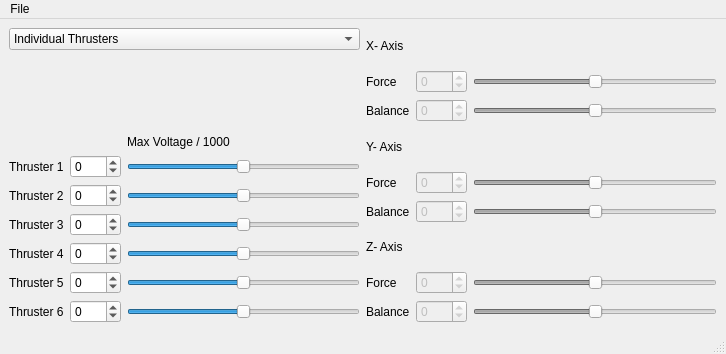
<?xml version="1.0" encoding="UTF-8"?>
<ui version="4.0">
 <class>Thrust_Ui</class>
 <widget class="QMainWindow" name="Thrust_Ui">
  <property name="geometry">
   <rect>
    <x>0</x>
    <y>0</y>
    <width>726</width>
    <height>354</height>
   </rect>
  </property>
  <property name="maximumSize">
   <size>
    <width>16777215</width>
    <height>16777215</height>
   </size>
  </property>
  <property name="windowTitle">
   <string>Thruster controller</string>
  </property>
  <widget class="QWidget" name="centralwidget">
   <layout class="QGridLayout" name="gridLayout_5">
    <item row="0" column="0">
     <layout class="QHBoxLayout" name="horizontalLayout">
      <item>
       <layout class="QVBoxLayout" name="verticalLayout_5">
        <item>
         <widget class="QComboBox" name="mode_selector">
          <item>
           <property name="text">
            <string>Individual Thrusters</string>
           </property>
          </item>
          <item>
           <property name="text">
            <string>Grouped Thrusters</string>
           </property>
          </item>
         </widget>
        </item>
        <item>
         <layout class="QGridLayout" name="gridLayout">
          <item row="4" column="1">
           <widget class="QSpinBox" name="fiel_thruster_3">
            <property name="minimum">
             <number>-500</number>
            </property>
            <property name="maximum">
             <number>500</number>
            </property>
           </widget>
          </item>
          <item row="6" column="2">
           <widget class="QSlider" name="slider_thruster_5">
            <property name="minimum">
             <number>-500</number>
            </property>
            <property name="maximum">
             <number>500</number>
            </property>
            <property name="orientation">
             <enum>Qt::Horizontal</enum>
            </property>
           </widget>
          </item>
          <item row="2" column="0">
           <widget class="QLabel" name="label">
            <property name="text">
             <string>Thruster 1</string>
            </property>
           </widget>
          </item>
          <item row="3" column="1">
           <widget class="QSpinBox" name="fiel_thruster_2">
            <property name="minimum">
             <number>-500</number>
            </property>
            <property name="maximum">
             <number>500</number>
            </property>
           </widget>
          </item>
          <item row="3" column="0">
           <widget class="QLabel" name="label_2">
            <property name="text">
             <string>Thruster 2</string>
            </property>
           </widget>
          </item>
          <item row="6" column="1">
           <widget class="QSpinBox" name="fiel_thruster_5">
            <property name="minimum">
             <number>-500</number>
            </property>
            <property name="maximum">
             <number>500</number>
            </property>
           </widget>
          </item>
          <item row="4" column="0">
           <widget class="QLabel" name="label_3">
            <property name="text">
             <string>Thruster 3</string>
            </property>
           </widget>
          </item>
          <item row="7" column="2">
           <widget class="QSlider" name="slider_thruster_6">
            <property name="minimum">
             <number>-500</number>
            </property>
            <property name="maximum">
             <number>500</number>
            </property>
            <property name="orientation">
             <enum>Qt::Horizontal</enum>
            </property>
           </widget>
          </item>
          <item row="7" column="0">
           <widget class="QLabel" name="label_6">
            <property name="text">
             <string>Thruster 6</string>
            </property>
           </widget>
          </item>
          <item row="5" column="1">
           <widget class="QSpinBox" name="fiel_thruster_4">
            <property name="minimum">
             <number>-500</number>
            </property>
            <property name="maximum">
             <number>500</number>
            </property>
           </widget>
          </item>
          <item row="5" column="2">
           <widget class="QSlider" name="slider_thruster_4">
            <property name="minimum">
             <number>-500</number>
            </property>
            <property name="maximum">
             <number>500</number>
            </property>
            <property name="orientation">
             <enum>Qt::Horizontal</enum>
            </property>
           </widget>
          </item>
          <item row="6" column="0">
           <widget class="QLabel" name="label_5">
            <property name="text">
             <string>Thruster 5</string>
            </property>
           </widget>
          </item>
          <item row="7" column="1">
           <widget class="QSpinBox" name="fiel_thruster_6">
            <property name="minimum">
             <number>-500</number>
            </property>
            <property name="maximum">
             <number>500</number>
            </property>
           </widget>
          </item>
          <item row="5" column="0">
           <widget class="QLabel" name="label_4">
            <property name="text">
             <string>Thruster 4</string>
            </property>
           </widget>
          </item>
          <item row="4" column="2">
           <widget class="QSlider" name="slider_thruster_3">
            <property name="minimum">
             <number>-500</number>
            </property>
            <property name="maximum">
             <number>500</number>
            </property>
            <property name="orientation">
             <enum>Qt::Horizontal</enum>
            </property>
           </widget>
          </item>
          <item row="3" column="2">
           <widget class="QSlider" name="slider_thruster_2">
            <property name="minimum">
             <number>-500</number>
            </property>
            <property name="maximum">
             <number>500</number>
            </property>
            <property name="orientation">
             <enum>Qt::Horizontal</enum>
            </property>
           </widget>
          </item>
          <item row="2" column="1">
           <widget class="QSpinBox" name="fiel_thruste_1">
            <property name="minimum">
             <number>-500</number>
            </property>
            <property name="maximum">
             <number>500</number>
            </property>
           </widget>
          </item>
          <item row="2" column="2">
           <widget class="QSlider" name="slider_thruster_1">
            <property name="enabled">
             <bool>true</bool>
            </property>
            <property name="minimum">
             <number>-500</number>
            </property>
            <property name="maximum">
             <number>500</number>
            </property>
            <property name="orientation">
             <enum>Qt::Horizontal</enum>
            </property>
           </widget>
          </item>
          <item row="1" column="2" alignment="Qt::AlignBottom">
           <widget class="QLabel" name="label_7">
            <property name="text">
             <string>Max Voltage / 1000</string>
            </property>
           </widget>
          </item>
         </layout>
        </item>
       </layout>
      </item>
      <item>
       <layout class="QVBoxLayout" name="verticalLayout_4">
        <item>
         <layout class="QVBoxLayout" name="verticalLayout_3">
          <item>
           <widget class="QLabel" name="label_14">
            <property name="text">
             <string>X- Axis</string>
            </property>
           </widget>
          </item>
          <item>
           <layout class="QGridLayout" name="gridLayout_4">
            <item row="0" column="0">
             <widget class="QLabel" name="label_15">
              <property name="text">
               <string>Force</string>
              </property>
             </widget>
            </item>
            <item row="0" column="1">
             <widget class="QSpinBox" name="x_force">
              <property name="enabled">
               <bool>false</bool>
              </property>
              <property name="minimum">
               <number>-500</number>
              </property>
              <property name="maximum">
               <number>500</number>
              </property>
             </widget>
            </item>
            <item row="0" column="2">
             <widget class="QSlider" name="slider_thruster_15">
              <property name="enabled">
               <bool>false</bool>
              </property>
              <property name="minimum">
               <number>-500</number>
              </property>
              <property name="maximum">
               <number>500</number>
              </property>
              <property name="orientation">
               <enum>Qt::Horizontal</enum>
              </property>
             </widget>
            </item>
            <item row="1" column="0">
             <widget class="QLabel" name="label_16">
              <property name="text">
               <string>Balance</string>
              </property>
             </widget>
            </item>
            <item row="1" column="1">
             <widget class="QSpinBox" name="x_bal">
              <property name="enabled">
               <bool>false</bool>
              </property>
              <property name="minimum">
               <number>-100</number>
              </property>
              <property name="maximum">
               <number>100</number>
              </property>
             </widget>
            </item>
            <item row="1" column="2">
             <widget class="QSlider" name="slider_thruster_16">
              <property name="enabled">
               <bool>false</bool>
              </property>
              <property name="minimum">
               <number>-100</number>
              </property>
              <property name="maximum">
               <number>100</number>
              </property>
              <property name="orientation">
               <enum>Qt::Horizontal</enum>
              </property>
             </widget>
            </item>
           </layout>
          </item>
         </layout>
        </item>
        <item>
         <layout class="QVBoxLayout" name="verticalLayout_2">
          <item>
           <widget class="QLabel" name="label_11">
            <property name="text">
             <string>Y- Axis</string>
            </property>
           </widget>
          </item>
          <item>
           <layout class="QGridLayout" name="gridLayout_3">
            <item row="0" column="0">
             <widget class="QLabel" name="label_12">
              <property name="text">
               <string>Force</string>
              </property>
             </widget>
            </item>
            <item row="0" column="1">
             <widget class="QSpinBox" name="y_force">
              <property name="enabled">
               <bool>false</bool>
              </property>
              <property name="minimum">
               <number>-500</number>
              </property>
              <property name="maximum">
               <number>500</number>
              </property>
             </widget>
            </item>
            <item row="0" column="2">
             <widget class="QSlider" name="slider_thruster_13">
              <property name="enabled">
               <bool>false</bool>
              </property>
              <property name="minimum">
               <number>-500</number>
              </property>
              <property name="maximum">
               <number>500</number>
              </property>
              <property name="orientation">
               <enum>Qt::Horizontal</enum>
              </property>
             </widget>
            </item>
            <item row="1" column="0">
             <widget class="QLabel" name="label_13">
              <property name="text">
               <string>Balance</string>
              </property>
             </widget>
            </item>
            <item row="1" column="1">
             <widget class="QSpinBox" name="y_bal">
              <property name="enabled">
               <bool>false</bool>
              </property>
              <property name="minimum">
               <number>-100</number>
              </property>
              <property name="maximum">
               <number>100</number>
              </property>
             </widget>
            </item>
            <item row="1" column="2">
             <widget class="QSlider" name="slider_thruster_14">
              <property name="enabled">
               <bool>false</bool>
              </property>
              <property name="minimum">
               <number>-100</number>
              </property>
              <property name="maximum">
               <number>100</number>
              </property>
              <property name="orientation">
               <enum>Qt::Horizontal</enum>
              </property>
             </widget>
            </item>
           </layout>
          </item>
         </layout>
        </item>
        <item>
         <layout class="QVBoxLayout" name="verticalLayout">
          <item>
           <widget class="QLabel" name="label_10">
            <property name="text">
             <string>Z- Axis</string>
            </property>
           </widget>
          </item>
          <item>
           <layout class="QGridLayout" name="gridLayout_2">
            <item row="0" column="0">
             <widget class="QLabel" name="label_8">
              <property name="text">
               <string>Force</string>
              </property>
             </widget>
            </item>
            <item row="0" column="1">
             <widget class="QSpinBox" name="z_force">
              <property name="enabled">
               <bool>false</bool>
              </property>
              <property name="minimum">
               <number>-500</number>
              </property>
              <property name="maximum">
               <number>500</number>
              </property>
             </widget>
            </item>
            <item row="0" column="2">
             <widget class="QSlider" name="slider_thruster_12">
              <property name="enabled">
               <bool>false</bool>
              </property>
              <property name="minimum">
               <number>-500</number>
              </property>
              <property name="maximum">
               <number>500</number>
              </property>
              <property name="orientation">
               <enum>Qt::Horizontal</enum>
              </property>
             </widget>
            </item>
            <item row="1" column="0">
             <widget class="QLabel" name="label_9">
              <property name="text">
               <string>Balance</string>
              </property>
             </widget>
            </item>
            <item row="1" column="1">
             <widget class="QSpinBox" name="z_bal">
              <property name="enabled">
               <bool>false</bool>
              </property>
              <property name="minimum">
               <number>-100</number>
              </property>
              <property name="maximum">
               <number>100</number>
              </property>
             </widget>
            </item>
            <item row="1" column="2">
             <widget class="QSlider" name="slider_thruster_11">
              <property name="enabled">
               <bool>false</bool>
              </property>
              <property name="minimum">
               <number>-100</number>
              </property>
              <property name="maximum">
               <number>100</number>
              </property>
              <property name="orientation">
               <enum>Qt::Horizontal</enum>
              </property>
             </widget>
            </item>
           </layout>
          </item>
         </layout>
        </item>
       </layout>
      </item>
     </layout>
    </item>
   </layout>
  </widget>
  <widget class="QMenuBar" name="menubar">
   <property name="geometry">
    <rect>
     <x>0</x>
     <y>0</y>
     <width>726</width>
     <height>25</height>
    </rect>
   </property>
   <widget class="QMenu" name="menuFile">
    <property name="title">
     <string>File</string>
    </property>
    <addaction name="actionQuit"/>
   </widget>
   <addaction name="menuFile"/>
  </widget>
  <widget class="QStatusBar" name="statusbar"/>
  <action name="actionQuit">
   <property name="text">
    <string>Quit</string>
   </property>
   <property name="shortcut">
    <string>Ctrl+C</string>
   </property>
  </action>
 </widget>
 <resources/>
 <connections>
  <connection>
   <sender>fiel_thruste_1</sender>
   <signal>valueChanged(int)</signal>
   <receiver>slider_thruster_1</receiver>
   <slot>setValue(int)</slot>
   <hints>
    <hint type="sourcelabel">
     <x>132</x>
     <y>206</y>
    </hint>
    <hint type="destinationlabel">
     <x>255</x>
     <y>205</y>
    </hint>
   </hints>
  </connection>
  <connection>
   <sender>fiel_thruster_2</sender>
   <signal>valueChanged(int)</signal>
   <receiver>slider_thruster_2</receiver>
   <slot>setValue(int)</slot>
   <hints>
    <hint type="sourcelabel">
     <x>145</x>
     <y>240</y>
    </hint>
    <hint type="destinationlabel">
     <x>249</x>
     <y>238</y>
    </hint>
   </hints>
  </connection>
  <connection>
   <sender>fiel_thruster_3</sender>
   <signal>valueChanged(int)</signal>
   <receiver>slider_thruster_3</receiver>
   <slot>setValue(int)</slot>
   <hints>
    <hint type="sourcelabel">
     <x>132</x>
     <y>284</y>
    </hint>
    <hint type="destinationlabel">
     <x>205</x>
     <y>261</y>
    </hint>
   </hints>
  </connection>
  <connection>
   <sender>fiel_thruster_4</sender>
   <signal>valueChanged(int)</signal>
   <receiver>slider_thruster_4</receiver>
   <slot>setValue(int)</slot>
   <hints>
    <hint type="sourcelabel">
     <x>135</x>
     <y>318</y>
    </hint>
    <hint type="destinationlabel">
     <x>212</x>
     <y>306</y>
    </hint>
   </hints>
  </connection>
  <connection>
   <sender>fiel_thruster_5</sender>
   <signal>valueChanged(int)</signal>
   <receiver>slider_thruster_5</receiver>
   <slot>setValue(int)</slot>
   <hints>
    <hint type="sourcelabel">
     <x>146</x>
     <y>351</y>
    </hint>
    <hint type="destinationlabel">
     <x>231</x>
     <y>350</y>
    </hint>
   </hints>
  </connection>
  <connection>
   <sender>fiel_thruster_6</sender>
   <signal>valueChanged(int)</signal>
   <receiver>slider_thruster_6</receiver>
   <slot>setValue(int)</slot>
   <hints>
    <hint type="sourcelabel">
     <x>148</x>
     <y>381</y>
    </hint>
    <hint type="destinationlabel">
     <x>234</x>
     <y>378</y>
    </hint>
   </hints>
  </connection>
  <connection>
   <sender>slider_thruster_1</sender>
   <signal>valueChanged(int)</signal>
   <receiver>fiel_thruste_1</receiver>
   <slot>setValue(int)</slot>
   <hints>
    <hint type="sourcelabel">
     <x>356</x>
     <y>197</y>
    </hint>
    <hint type="destinationlabel">
     <x>139</x>
     <y>192</y>
    </hint>
   </hints>
  </connection>
  <connection>
   <sender>slider_thruster_2</sender>
   <signal>valueChanged(int)</signal>
   <receiver>fiel_thruster_2</receiver>
   <slot>setValue(int)</slot>
   <hints>
    <hint type="sourcelabel">
     <x>289</x>
     <y>232</y>
    </hint>
    <hint type="destinationlabel">
     <x>123</x>
     <y>240</y>
    </hint>
   </hints>
  </connection>
  <connection>
   <sender>slider_thruster_3</sender>
   <signal>valueChanged(int)</signal>
   <receiver>fiel_thruster_3</receiver>
   <slot>setValue(int)</slot>
   <hints>
    <hint type="sourcelabel">
     <x>321</x>
     <y>263</y>
    </hint>
    <hint type="destinationlabel">
     <x>160</x>
     <y>276</y>
    </hint>
   </hints>
  </connection>
  <connection>
   <sender>slider_thruster_4</sender>
   <signal>valueChanged(int)</signal>
   <receiver>fiel_thruster_4</receiver>
   <slot>setValue(int)</slot>
   <hints>
    <hint type="sourcelabel">
     <x>327</x>
     <y>302</y>
    </hint>
    <hint type="destinationlabel">
     <x>127</x>
     <y>315</y>
    </hint>
   </hints>
  </connection>
  <connection>
   <sender>slider_thruster_5</sender>
   <signal>valueChanged(int)</signal>
   <receiver>fiel_thruster_5</receiver>
   <slot>setValue(int)</slot>
   <hints>
    <hint type="sourcelabel">
     <x>293</x>
     <y>338</y>
    </hint>
    <hint type="destinationlabel">
     <x>153</x>
     <y>336</y>
    </hint>
   </hints>
  </connection>
  <connection>
   <sender>slider_thruster_6</sender>
   <signal>valueChanged(int)</signal>
   <receiver>fiel_thruster_6</receiver>
   <slot>setValue(int)</slot>
   <hints>
    <hint type="sourcelabel">
     <x>283</x>
     <y>384</y>
    </hint>
    <hint type="destinationlabel">
     <x>127</x>
     <y>365</y>
    </hint>
   </hints>
  </connection>
  <connection>
   <sender>slider_thruster_15</sender>
   <signal>valueChanged(int)</signal>
   <receiver>x_force</receiver>
   <slot>setValue(int)</slot>
   <hints>
    <hint type="sourcelabel">
     <x>593</x>
     <y>139</y>
    </hint>
    <hint type="destinationlabel">
     <x>551</x>
     <y>135</y>
    </hint>
   </hints>
  </connection>
  <connection>
   <sender>x_force</sender>
   <signal>valueChanged(int)</signal>
   <receiver>slider_thruster_15</receiver>
   <slot>setValue(int)</slot>
   <hints>
    <hint type="sourcelabel">
     <x>537</x>
     <y>125</y>
    </hint>
    <hint type="destinationlabel">
     <x>623</x>
     <y>131</y>
    </hint>
   </hints>
  </connection>
  <connection>
   <sender>x_bal</sender>
   <signal>valueChanged(int)</signal>
   <receiver>slider_thruster_16</receiver>
   <slot>setValue(int)</slot>
   <hints>
    <hint type="sourcelabel">
     <x>533</x>
     <y>159</y>
    </hint>
    <hint type="destinationlabel">
     <x>590</x>
     <y>173</y>
    </hint>
   </hints>
  </connection>
  <connection>
   <sender>slider_thruster_16</sender>
   <signal>valueChanged(int)</signal>
   <receiver>x_bal</receiver>
   <slot>setValue(int)</slot>
   <hints>
    <hint type="sourcelabel">
     <x>584</x>
     <y>168</y>
    </hint>
    <hint type="destinationlabel">
     <x>526</x>
     <y>173</y>
    </hint>
   </hints>
  </connection>
  <connection>
   <sender>slider_thruster_13</sender>
   <signal>valueChanged(int)</signal>
   <receiver>y_force</receiver>
   <slot>setValue(int)</slot>
   <hints>
    <hint type="sourcelabel">
     <x>610</x>
     <y>230</y>
    </hint>
    <hint type="destinationlabel">
     <x>553</x>
     <y>232</y>
    </hint>
   </hints>
  </connection>
  <connection>
   <sender>y_force</sender>
   <signal>valueChanged(int)</signal>
   <receiver>slider_thruster_13</receiver>
   <slot>setValue(int)</slot>
   <hints>
    <hint type="sourcelabel">
     <x>527</x>
     <y>227</y>
    </hint>
    <hint type="destinationlabel">
     <x>606</x>
     <y>233</y>
    </hint>
   </hints>
  </connection>
  <connection>
   <sender>y_bal</sender>
   <signal>valueChanged(int)</signal>
   <receiver>slider_thruster_14</receiver>
   <slot>setValue(int)</slot>
   <hints>
    <hint type="sourcelabel">
     <x>535</x>
     <y>262</y>
    </hint>
    <hint type="destinationlabel">
     <x>603</x>
     <y>270</y>
    </hint>
   </hints>
  </connection>
  <connection>
   <sender>slider_thruster_14</sender>
   <signal>valueChanged(int)</signal>
   <receiver>y_bal</receiver>
   <slot>setValue(int)</slot>
   <hints>
    <hint type="sourcelabel">
     <x>602</x>
     <y>260</y>
    </hint>
    <hint type="destinationlabel">
     <x>530</x>
     <y>276</y>
    </hint>
   </hints>
  </connection>
  <connection>
   <sender>z_force</sender>
   <signal>valueChanged(int)</signal>
   <receiver>slider_thruster_12</receiver>
   <slot>setValue(int)</slot>
   <hints>
    <hint type="sourcelabel">
     <x>531</x>
     <y>328</y>
    </hint>
    <hint type="destinationlabel">
     <x>599</x>
     <y>329</y>
    </hint>
   </hints>
  </connection>
  <connection>
   <sender>z_bal</sender>
   <signal>valueChanged(int)</signal>
   <receiver>slider_thruster_11</receiver>
   <slot>setValue(int)</slot>
   <hints>
    <hint type="sourcelabel">
     <x>520</x>
     <y>367</y>
    </hint>
    <hint type="destinationlabel">
     <x>591</x>
     <y>365</y>
    </hint>
   </hints>
  </connection>
  <connection>
   <sender>slider_thruster_12</sender>
   <signal>valueChanged(int)</signal>
   <receiver>z_force</receiver>
   <slot>setValue(int)</slot>
   <hints>
    <hint type="sourcelabel">
     <x>606</x>
     <y>328</y>
    </hint>
    <hint type="destinationlabel">
     <x>509</x>
     <y>327</y>
    </hint>
   </hints>
  </connection>
  <connection>
   <sender>slider_thruster_11</sender>
   <signal>valueChanged(int)</signal>
   <receiver>z_bal</receiver>
   <slot>setValue(int)</slot>
   <hints>
    <hint type="sourcelabel">
     <x>602</x>
     <y>357</y>
    </hint>
    <hint type="destinationlabel">
     <x>520</x>
     <y>366</y>
    </hint>
   </hints>
  </connection>
  <connection>
   <sender>actionQuit</sender>
   <signal>triggered()</signal>
   <receiver>Thrust_Ui</receiver>
   <slot>close()</slot>
   <hints>
    <hint type="sourcelabel">
     <x>-1</x>
     <y>-1</y>
    </hint>
    <hint type="destinationlabel">
     <x>362</x>
     <y>176</y>
    </hint>
   </hints>
  </connection>
 </connections>
</ui>
